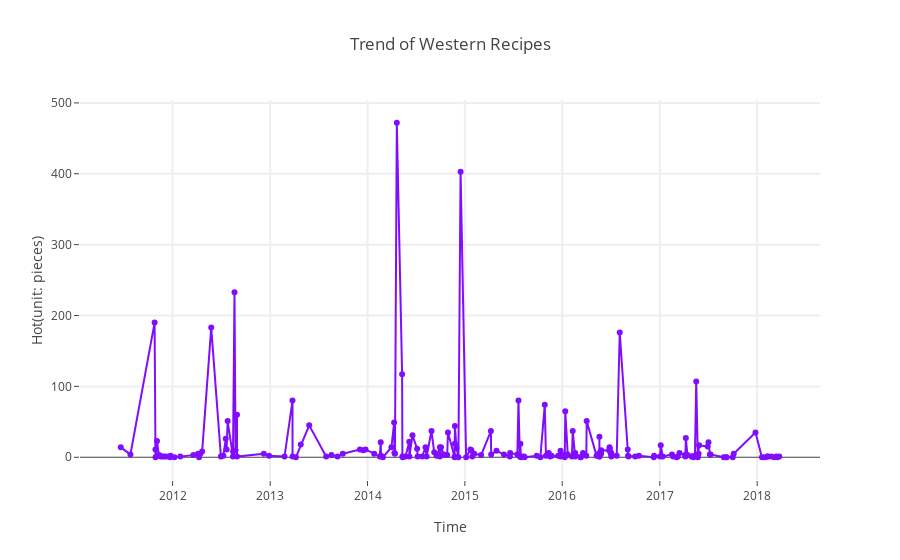

Notebook source saved alongside this figure:
### Code cell
df4_hot = df4.sort_values(by = 'time', ascending = False)
data_trend4 = [go.Scatter(
    x = df4_hot['time'],
    y = df4_hot['hot'].values,
    mode = 'lines+markers',
    name = 'lines+markers',
    text = df4_hot['name'],
    marker=dict(
        color='rgb(129,13,255)',
        line=dict(
            color='rgb(8,48,107)'
        )
    ),
)]

layout = dict(title = 'Trend of Western Recipes',
              xaxis= dict(
                title= 'Time',
                ticklen= 5,
                zeroline= False,
                gridwidth= 2,
              ),
              yaxis=dict(
                title= 'Hot(unit: pieces)',
                ticklen= 5,
                gridwidth= 2,
              )
             )

fig = dict(data=data_trend4, layout=layout)
iplot(fig)

### Figure 1 — Plotly figure (JSON) as saved in the notebook; plotly's stock layout.template omitted (floating-point values rounded to 4 significant figures; data arrays with more than 128 entries replaced by an {"elided": "..."} marker saying what was removed)
{"data": [{"marker": {"color": "rgb(129,13,255)", "line": {"color": "rgb(8,48,107)"}}, "mode": "lines+markers", "name": "lines+markers", "text": {"elided": "199 str values"}, "type": "scatter", "x": {"elided": "199 str values"}, "y": {"elided": "199 int values"}}], "layout": {"title": "Trend of Western Recipes", "xaxis": {"gridwidth": 2, "ticklen": 5, "title": "Time", "zeroline": false}, "yaxis": {"gridwidth": 2, "ticklen": 5, "title": "Hot(unit: pieces)"}}}
